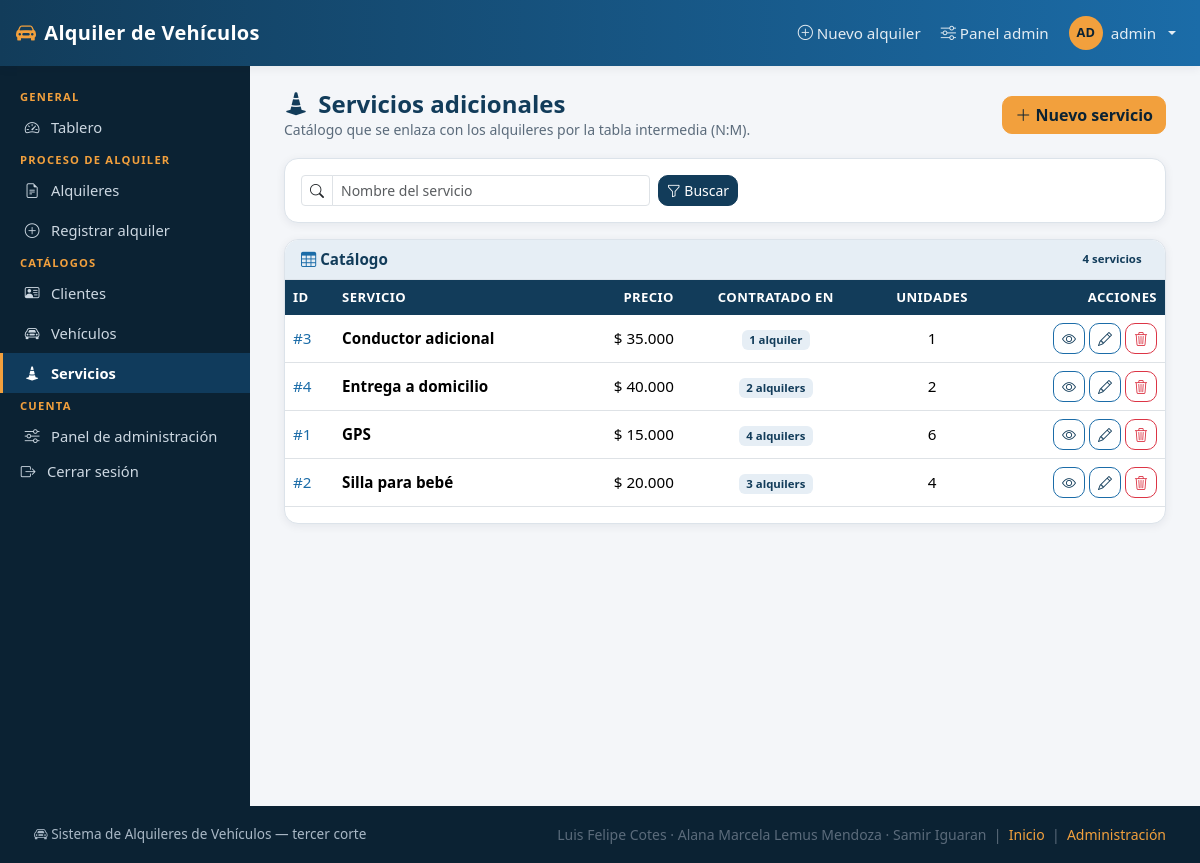
The page /servicios/ (signed in) on the database its author committed.
### servicios/models.py (models this page shows, shortened)
class Servicio(models.Model):
    pk_ser_id = models.AutoField(primary_key=True)
    ser_nombre = models.CharField("nombre", max_length=100)
    ser_precio = models.DecimalField("precio", max_digits=12, decimal_places=2)
    class Meta:
        verbose_name = "servicio"
        verbose_name_plural = "servicios"
        ordering = ["ser_nombre"]

### servicios/views.py (the view)
# urls.py: path("", views.ServicioListView.as_view(), name="lista"),
class ServicioListView(LoginRequiredMixin, CatalogoContextoMixin, ListView):
    model = Servicio
    template_name = "servicios/servicio_list.html"
    context_object_name = "servicios"
    paginate_by = 10
    titulo_pagina = "Servicios adicionales"
    icono = "bi-cone-striped"
    def get_queryset(self):
        qs = Servicio.objects.annotate(
            veces_vendido=Count("detalles"),
            unidades=Sum("detalles__ase_cantidad"),
        ).order_by("ser_nombre")
        q = (self.request.GET.get("q") or "").strip()
        if q:
            qs = qs.filter(Q(ser_nombre__icontains=q))
        return qs

### alquileres/templatetags/alquileres_extras.py (called while the page is built)
@register.filter(name="pesos")
def pesos(valor):
    if valor in (None, ""):
        return "—"
    try:
        numero = Decimal(str(valor))
    except (InvalidOperation, ValueError):
        return "—"
    decimales = 0 if numero == numero.to_integral_value() else 2
    texto = f"{numero:,.{decimales}f}"
    texto = texto.replace(",", "\x00").replace(".", ",").replace("\x00", ".")
    return f"$ {texto}"

@register.filter(name="iniciales")
def iniciales(usuario):
    nombre = getattr(usuario, "get_full_name", lambda: "")() or getattr(
        usuario, "username", ""
    )
    partes = [p for p in nombre.split() if p]
    if not partes:
        return "?"
    texto = "".join(p[0] for p in partes[:2]).upper()
    return texto if len(texto) > 1 else (partes[0][:2].upper() or "?")

### config/mixins.py (called while the page is built)
def querystring_sin_page(request):
    params = request.GET.copy()
    params.pop("page", None)
    texto = params.urlencode()
    return f"&{texto}" if texto else ""

    def get_context_data(self, **kwargs):
        ctx = super().get_context_data(**kwargs)
        ctx["titulo_pagina"] = self.titulo_pagina
        ctx["icono"] = self.icono
        ctx["consulta"] = self.request.GET.get("q", "")
        ctx["qs"] = querystring_sin_page(self.request)
        return ctx

### templates/servicios/servicio_list.html (shortened to what this page needs)
{% extends "base.html" %}
{% load alquileres_extras %}
{% block contenido %}
<div class="cabecera-pagina">
  <div>
    <h1><i class="bi bi-cone-striped me-1"></i> {{ titulo_pagina }}</h1>
    <p class="texto-suave mb-0">Catálogo que se enlaza con los alquileres por la tabla intermedia (N:M).</p>
  </div>
  {% if perms.servicios.add_servicio %}
  <a class="btn btn-acento" href="{% url 'servicios:registrar' %}"><i class="bi bi-plus-lg"></i> Nuevo servicio</a>
  {% endif %}
</div>
<div class="card mb-3 sin-impresion">
  <div class="card-body py-3">
    <form method="get" class="row g-2 align-items-center">
      <div class="col-12 col-md-8 col-lg-5">
        <div class="input-group input-group-sm">
          <span class="input-group-text bg-white"><i class="bi bi-search"></i></span>
          <input type="search" name="q" class="form-control" value="{{ consulta }}" placeholder="Nombre del servicio">
        </div>
      </div>
      <div class="col-auto"><button class="btn btn-sm btn-primary" type="submit"><i class="bi bi-funnel"></i> Buscar</button></div>
    </form>
  </div>
</div>
<div class="card">
  <div class="card-header d-flex justify-content-between align-items-center">
    <span><i class="bi bi-table"></i> Catálogo</span>
    <span class="badge badge-suave">{{ paginator.count }} servicio{{ paginator.count|pluralize }}</span>
  </div>
  <div class="table-responsive">
    <table class="table tabla-sistema mb-0">
      <thead><tr><th>ID</th><th>Servicio</th><th class="text-end">Precio</th>
        <th class="text-center">Contratado en</th><th class="text-center">Unidades</th>
        <th class="text-end">Acciones</th></tr></thead>
      <tbody>
        {% for s in servicios %}
        <tr>
          <td class="mono"><a href="{% url 'servicios:detalle' s.pk_ser_id %}">#{{ s.pk_ser_id }}</a></td>
          <td class="fw-semibold">{{ s.ser_nombre }}</td>
          <td class="text-end mono">{{ s.ser_precio|pesos }}</td>
          <td class="text-center"><span class="badge badge-suave">{{ s.veces_vendido }} alquiler{{ s.veces_vendido|pluralize }}</span></td>
          <td class="text-center mono">{{ s.unidades|default:0 }}</td>
          <td class="text-end text-nowrap">
            <a class="btn btn-sm btn-outline-primary" href="{% url 'servicios:detalle' s.pk_ser_id %}" title="Ver"><i class="bi bi-eye"></i></a>
            {% if perms.servicios.change_servicio %}
            <a class="btn btn-sm btn-outline-primary" href="{% url 'servicios:editar' s.pk_ser_id %}" title="Editar"><i class="bi bi-pencil"></i></a>
            {% endif %}
            {% if perms.servicios.delete_servicio %}
            <a class="btn btn-sm btn-outline-danger" href="{% url 'servicios:eliminar' s.pk_ser_id %}" title="Eliminar"><i class="bi bi-trash3"></i></a>
            {% endif %}
          </td>
        </tr>
        {% empty %}
        <tr><td colspan="6"><div class="zona-vacia"><i class="bi bi-inbox"></i> El catálogo está vacío.</div></td></tr>
        {% endfor %}
      </tbody>
    </table>
  </div>
  <div class="card-body pt-0">{% include "partials/_paginacion.html" %}</div>
</div>
{% endblock %}

### templates/base.html (shortened to what this page needs)
{% load static alquileres_extras %}<!doctype html>
<html lang="es">
<head>
  <link href="https://cdn.jsdelivr.net/npm/bootstrap@5.3.3/dist/css/bootstrap.min.css" rel="stylesheet">
  <link href="https://cdn.jsdelivr.net/npm/bootstrap-icons@1.11.3/font/bootstrap-icons.min.css" rel="stylesheet">
  <link rel="stylesheet" href="{% static 'css/estilo.css' %}">
</head>
<body class="d-flex flex-column min-vh-100">
{% block navbar %}
<nav class="navbar navbar-expand-lg app-navbar sticky-top">
  <div class="container-fluid px-3">
    <a class="navbar-brand d-flex align-items-center gap-2" href="{% url 'dashboard' %}">
      <i class="bi bi-car-front-fill"></i><span>Alquiler de Vehículos</span>
    </a>
    <ul class="navbar-nav ms-auto align-items-lg-center gap-lg-1">
      <li class="nav-item d-none d-md-block">
        <a class="nav-link" href="{% url 'alquileres:registrar' %}">
          <i class="bi bi-plus-circle"></i> Nuevo alquiler
        </a>
      </li>
      {% if user.is_staff %}
      <li class="nav-item d-none d-lg-block">
        <a class="nav-link" href="/admin/"><i class="bi bi-sliders"></i> Panel admin</a>
      </li>
      {% endif %}
      <li class="nav-item dropdown">
        <a class="nav-link dropdown-toggle d-flex align-items-center gap-2" href="#" role="button"
           data-bs-toggle="dropdown" aria-expanded="false">
          <span class="avatar">{{ user|iniciales }}</span>
          <span class="d-none d-sm-inline">{{ user.get_username }}</span>
        </a>
      </li>
    </ul>
  </div>
</nav>
{% endblock %}
<div class="layout flex-grow-1">
  {% block sidebar %}
  <aside class="app-sidebar d-none d-lg-block">
    {% include "partials/_menu_lateral.html" %}
  </aside>
  {% endblock %}
  <main class="app-main">
    {% block contenido %}{% endblock %}
  </main>
</div>
{% block footer %}
<footer class="app-footer">
  <div class="d-flex flex-wrap justify-content-between align-items-center gap-2">
    <span><i class="bi bi-car-front"></i> Sistema de Alquileres de Vehículos — tercer corte</span>
    <span class="texto-suave">
      Luis Felipe Cotes · Alana Marcela Lemus Mendoza · Samir Iguaran
      &nbsp;|&nbsp; <a href="{% url 'dashboard' %}">Inicio</a>
      &nbsp;|&nbsp; <a href="/admin/">Administración</a>
    </span>
  </div>
</footer>
{% endblock %}
</body>
</html>

### static/css/estilo.css (style rules this page uses)
:root { --azul-900: #0b2233; --azul-800: #123c5a; --azul-600: #1b6ca8; --azul-100: #e6eef5; --ambar: #f2a03d; --exito: #2e8b57; --alerta: #d9822b; --peligro: #c0392b; --fondo: #f4f6f9; --superficie: #ffffff; --texto: #1f2933; --texto-suave: #5b6b7b; --borde: #dce3ea; --radio: 14px; --sombra: 0 2px 10px rgba(11, 34, 51, .07); --sombra-alta: 0 10px 30px rgba(11, 34, 51, .14); --alto-navbar: 60px; --ancho-menu: 250px; }
body { background: var(--fondo); color: var(--texto); font-family: "Segoe UI", Roboto, "Helvetica Neue", Arial, sans-serif; font-size: .95rem; }
a { color: var(--azul-600); text-decoration: none; }
h1, h2, h3, h4, h5 { color: var(--azul-800); font-weight: 600; }
.texto-suave { color: var(--texto-suave); font-size: .875rem; }
.mono { font-variant-numeric: tabular-nums; }
.btn { border-radius: 10px; font-weight: 500; }
.btn-primary { background: var(--azul-800); border-color: var(--azul-800); }
.btn-outline-primary { color: var(--azul-800); border-color: var(--azul-600); }
.btn-acento { background: var(--ambar); border-color: var(--ambar); color: var(--azul-900); font-weight: 600; }
.app-navbar { background: linear-gradient(90deg, var(--azul-800), var(--azul-600)); min-height: var(--alto-navbar); box-shadow: var(--sombra); }
.app-navbar .navbar-brand { color: #fff; font-weight: 700; letter-spacing: .3px; }
.app-navbar .navbar-brand .bi { color: var(--ambar); }
.app-navbar .nav-link { color: rgba(255, 255, 255, .88); }
.avatar { width: 34px; height: 34px; border-radius: 50%; background: var(--ambar); color: var(--azul-900); display: inline-flex; align-items: center; justify-content: center; font-weight: 700; font-size: .8rem; }
.layout { display: flex; align-items: stretch; min-height: calc(100vh - var(--alto-navbar)); }
.app-sidebar { width: var(--ancho-menu); flex: 0 0 var(--ancho-menu); background: var(--azul-900); color: #cdd8e2; padding: 18px 0 30px; }
.app-main { flex: 1 1 auto; min-width: 0; padding: 24px clamp(14px, 3vw, 34px) 50px; }
.card { border: 1px solid var(--borde); border-radius: var(--radio); box-shadow: var(--sombra); }
.card-header { background: var(--azul-100); border-bottom: 1px solid var(--borde); font-weight: 600; color: var(--azul-800); border-radius: var(--radio) var(--radio) 0 0 !important; }
.card-header .bi { color: var(--azul-600); }
.tabla-sistema thead th { background: var(--azul-800); color: #fff; font-weight: 600; font-size: .82rem; text-transform: uppercase; letter-spacing: .4px; border: 0; white-space: nowrap; }
.tabla-sistema td, .tabla-sistema th { vertical-align: middle; }
.badge-suave { background: var(--azul-100); color: var(--azul-800); font-weight: 600; }
.app-footer { background: var(--azul-900); color: #a9b8c6; padding: 18px clamp(14px, 3vw, 34px); font-size: .85rem; margin-top: auto; }
.app-footer a { color: var(--ambar); }
.cabecera-pagina { display: flex; flex-wrap: wrap; gap: 12px; align-items: center; justify-content: space-between; margin-bottom: 18px; }
.cabecera-pagina h1 { font-size: 1.5rem; margin: 0; }

### rows shown on the page
Servicio: pk_ser_id "3", ser_nombre "Conductor adicional", ser_precio|pesos "$ 35.000", veces_vendido "1", unidades "1"
Servicio: pk_ser_id "4", ser_nombre "Entrega a domicilio", ser_precio|pesos "$ 40.000", veces_vendido "2", unidades "2"
Servicio: pk_ser_id "1", ser_nombre "GPS", ser_precio|pesos "$ 15.000", veces_vendido "4", unidades "6"
Servicio: pk_ser_id "2", ser_nombre "Silla para bebé", ser_precio|pesos "$ 20.000", veces_vendido "3", unidades "4"

### other values the page prints
{{ user|iniciales }} "AD"
{{ user.get_username }} "admin"
{{ titulo_pagina }} "Servicios adicionales"
{{ paginator.count }} "4"
